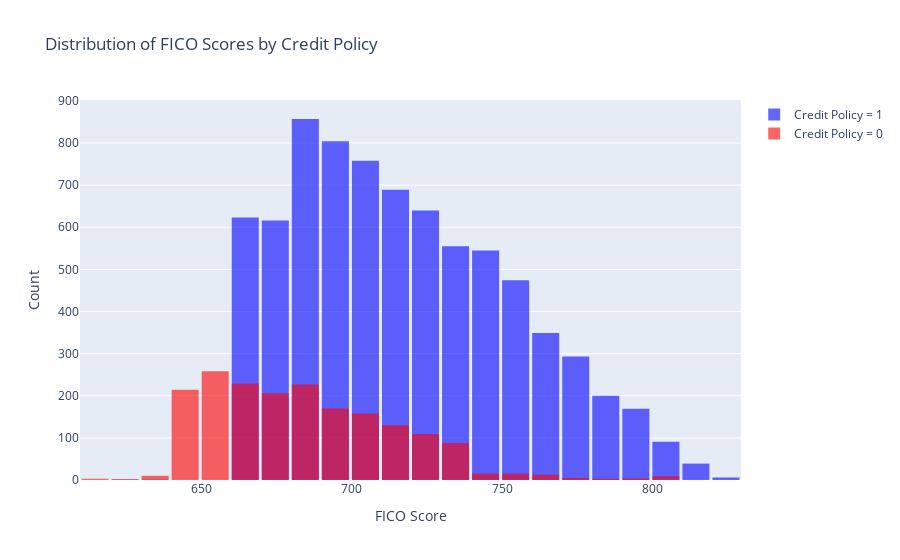

The notebook cell this image was saved under:
### Markdown cell above
### Interactive plot using cufflinks

### Code cell
import plotly.express as px
import plotly.graph_objects as go
import cufflinks as cf
from plotly.subplots import make_subplots

# Create a figure with two histograms
fig = make_subplots(rows=1, cols=1)

# Histogram for credit.policy == 1
fig.add_trace(go.Histogram(
    x=loans[loans['credit.policy'] == 1]['fico'],
    nbinsx=35,
    name='Credit Policy = 1',
    marker_color='blue',
    opacity=0.6
))

# Histogram for credit.policy == 0
fig.add_trace(go.Histogram(
    x=loans[loans['credit.policy'] == 0]['fico'],
    nbinsx=35,
    name='Credit Policy = 0',
    marker_color='red',
    opacity=0.6
))

# Update layout for better visualization
fig.update_layout(
    title_text='Distribution of FICO Scores by Credit Policy',
    xaxis_title_text='FICO Score',
    yaxis_title_text='Count',
    barmode='overlay',
    bargap=0.1
)

# Show legend
fig.update_layout(showlegend=True)

# Show the plot
fig.show()

### Figure 1 — Plotly figure (JSON) as saved in the notebook; plotly's stock layout.template omitted (floating-point values rounded to 4 significant figures; data arrays with more than 128 entries replaced by an {"elided": "..."} marker saying what was removed)
{"data": [{"marker": {"color": "blue"}, "name": "Credit Policy = 1", "nbinsx": 35, "opacity": 0.6, "type": "histogram", "x": {"elided": "7710 int values"}}, {"marker": {"color": "red"}, "name": "Credit Policy = 0", "nbinsx": 35, "opacity": 0.6, "type": "histogram", "x": {"elided": "1868 int values"}}], "layout": {"bargap": 0.1, "barmode": "overlay", "showlegend": true, "title": {"text": "Distribution of FICO Scores by Credit Policy"}, "xaxis": {"anchor": "y", "domain": [0, 1], "title": {"text": "FICO Score"}}, "yaxis": {"anchor": "x", "domain": [0, 1], "title": {"text": "Count"}}}}
